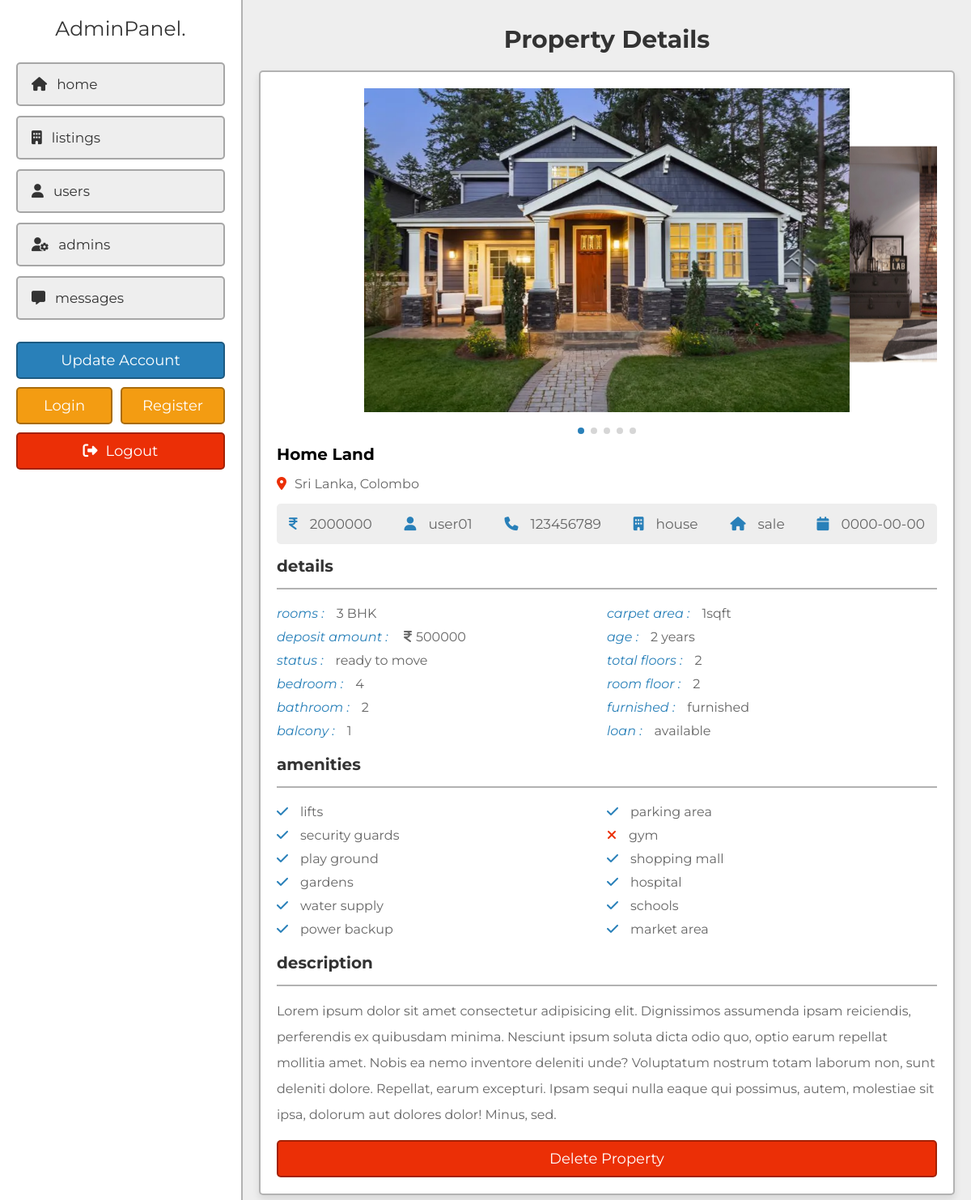
Screenshot of /admin/view_property.php?get_id=1 (signed in) with the database file from the repository.
### tables this page shows
CREATE TABLE IF NOT EXISTS `property` (
  `id` int NOT NULL AUTO_INCREMENT,
  `user_id` varchar(20) NOT NULL,
  `property_name` varchar(50) NOT NULL,
  `address` varchar(100) NOT NULL,
  `price` varchar(10) NOT NULL,
  `type` varchar(10) NOT NULL,
  `offer` varchar(10) NOT NULL,
  `status` varchar(50) NOT NULL,
  `furnished` varchar(50) NOT NULL,
  `bhk` varchar(10) NOT NULL,
  `deposite` varchar(10) NOT NULL,
  `bedroom` varchar(10) NOT NULL,
  `bathroom` varchar(10) NOT NULL,
  `balcony` varchar(10) NOT NULL,
  `carpet` varchar(10) NOT NULL,
  `age` varchar(2) NOT NULL,
  `total_floors` varchar(2) NOT NULL,
  `room_floor` varchar(2) NOT NULL,
  `loan` varchar(50) NOT NULL,
  `lift` varchar(3) NOT NULL DEFAULT 'no',
  `security_guard` varchar(3) NOT NULL DEFAULT 'no',
  `play_ground` varchar(3) NOT NULL DEFAULT 'no',
  `garden` varchar(3) NOT NULL DEFAULT 'no',
  `water_supply` varchar(3) NOT NULL DEFAULT 'no',
  `power_backup` varchar(3) NOT NULL DEFAULT 'no',
  `parking_area` varchar(3) NOT NULL DEFAULT 'no',
  `gym` varchar(3) NOT NULL DEFAULT 'no',
  `shopping_mall` varchar(3) NOT NULL DEFAULT 'no',
  `hospital` varchar(3) NOT NULL DEFAULT 'no',
  `school` varchar(3) NOT NULL DEFAULT 'no',
  `market_area` varchar(3) NOT NULL DEFAULT 'no',
  `image_01` varchar(50) NOT NULL,
  `image_02` varchar(50) NOT NULL,
  `image_03` varchar(50) NOT NULL,
  `image_04` varchar(50) NOT NULL,
  `image_05` varchar(50) NOT NULL,
  `description` varchar(1000) NOT NULL,
  `date` date NOT NULL,
  PRIMARY KEY (`id`)
);

CREATE TABLE IF NOT EXISTS `users` (
  `id` int NOT NULL AUTO_INCREMENT,
  `name` varchar(50) NOT NULL,
  `number` varchar(10) NOT NULL,
  `email` varchar(50) NOT NULL,
  `password` varchar(50) NOT NULL,
  PRIMARY KEY (`id`)
);

### admin/view_property.php (the view, shortened to what this page needs)
<?php
include '../components/connect.php';
if(isset($_GET['get_id'])){
   $get_id = $_GET['get_id'];
}else{
   $get_id = '';
   header('location:dashboard.php');
}
?>
<!DOCTYPE html>
<html lang="en">
<head>
   <link rel="stylesheet" href="https://cdn.jsdelivr.net/npm/swiper@8/swiper-bundle.min.css" />
   <link rel="stylesheet" href="https://cdnjs.cloudflare.com/ajax/libs/font-awesome/6.2.0/css/all.min.css">
   <link rel="stylesheet" href="../css/admin_style.css">
</head>
<body>
<?php include '../components/admin_header.php'; ?>
<section class="view-property">
   <h1 class="heading">property details</h1>
   <?php
      $select_properties = $conn->prepare("SELECT * FROM `property` WHERE id = ? ORDER BY date DESC LIMIT 1");
      $select_properties->execute([$get_id]);
      if($select_properties->rowCount() > 0){
         while($fetch_property = $select_properties->fetch(PDO::FETCH_ASSOC)){
         $select_user = $conn->prepare("SELECT * FROM `users` WHERE id = ?");
         $select_user->execute([$fetch_property['user_id']]);
         $fetch_user = $select_user->fetch(PDO::FETCH_ASSOC);
   ?>
   <div class="details">
     <div class="swiper images-container">
         <div class="swiper-wrapper">
            <img src="../uploaded_files/<?= $fetch_property['image_01']; ?>" alt="" class="swiper-slide">
            <?php if(!empty($fetch_property['image_02'])){ ?>
            <img src="../uploaded_files/<?= $fetch_property['image_02']; ?>" alt="" class="swiper-slide">
            <?php } ?>
            <?php if(!empty($fetch_property['image_05'])){ ?>
            <img src="../uploaded_files/<?= $fetch_property['image_05']; ?>" alt="" class="swiper-slide">
            <?php } ?>
         </div>
         <div class="swiper-pagination"></div>
     </div>
      <h3 class="name"><?= $fetch_property['property_name']; ?></h3>
      <p class="location"><i class="fas fa-map-marker-alt"></i><span><?= $fetch_property['address']; ?></span></p>
      <div class="info">
         <p><i class="fas fa-indian-rupee-sign"></i><span><?= $fetch_property['price']; ?></span></p>
         <p><i class="fas fa-user"></i><span><?= $fetch_user['name']; ?></span></p>
         <p><i class="fas fa-phone"></i><a href="tel:1234567890"><?= $fetch_user['number']; ?></a></p>
         <p><i class="fas fa-building"></i><span><?= $fetch_property['type']; ?></span></p>
         <p><i class="fas fa-house"></i><span><?= $fetch_property['offer']; ?></span></p>
         <p><i class="fas fa-calendar"></i><span><?= $fetch_property['date']; ?></span></p>
      </div>
      <h3 class="title">details</h3>
      <div class="flex">
         <div class="box">
            <p><i>rooms :</i><span><?= $fetch_property['bhk']; ?> BHK</span></p>
            <p><i>deposit amount : </i><span><span class="fas fa-indian-rupee-sign" style="margin-right: .5rem;"></span><?= $fetch_property['deposite']; ?></span></p>
            <p><i>status :</i><span><?= $fetch_property['status']; ?></span></p>
            <p><i>bedroom :</i><span><?= $fetch_property['bedroom']; ?></span></p>
            <p><i>bathroom :</i><span><?= $fetch_property['bathroom']; ?></span></p>
            <p><i>balcony :</i><span><?= $fetch_property['balcony']; ?></span></p>
         </div>
         <div class="box">
            <p><i>carpet area :</i><span><?= $fetch_property['carpet']; ?>sqft</span></p>
            <p><i>age :</i><span><?= $fetch_property['age']; ?> years</span></p>
            <p><i>total floors :</i><span><?= $fetch_property['total_floors']; ?></span></p>
            <p><i>room floor :</i><span><?= $fetch_property['room_floor']; ?></span></p>
            <p><i>furnished :</i><span><?= $fetch_property['furnished']; ?></span></p>
            <p><i>loan :</i><span><?= $fetch_property['loan']; ?></span></p>
         </div>
      </div>
      <h3 class="title">amenities</h3>
      <div class="flex">
         <div class="box">
            <p><i class="fas fa-<?php if($fetch_property['lift'] == 'yes'){echo 'check';}else{echo 'times';} ?>"></i><span>lifts</span></p>
            <p><i class="fas fa-<?php if($fetch_property['security_guard'] == 'yes'){echo 'check';}else{echo 'times';} ?>"></i><span>security guards</span></p>
            <p><i class="fas fa-<?php if($fetch_property['play_ground'] == 'yes'){echo 'check';}else{echo 'times';} ?>"></i><span>play ground</span></p>
            <p><i class="fas fa-<?php if($fetch_property['garden'] == 'yes'){echo 'check';}else{echo 'times';} ?>"></i><span>gardens</span></p>
            <p><i class="fas fa-<?php if($fetch_property['water_supply'] == 'yes'){echo 'check';}else{echo 'times';} ?>"></i><span>water supply</span></p>
            <p><i class="fas fa-<?php if($fetch_property['power_backup'] == 'yes'){echo 'check';}else{echo 'times';} ?>"></i><span>power backup</span></p>
         </div>
         <div class="box">
            <p><i class="fas fa-<?php if($fetch_property['parking_area'] == 'yes'){echo 'check';}else{echo 'times';} ?>"></i><span>parking area</span></p>
            <p><i class="fas fa-<?php if($fetch_property['gym'] == 'yes'){echo 'check';}else{echo 'times';} ?>"></i><span>gym</span></p>
            <p><i class="fas fa-<?php if($fetch_property['shopping_mall'] == 'yes'){echo 'check';}else{echo 'times';} ?>"></i><span>shopping mall</span></p>
            <p><i class="fas fa-<?php if($fetch_property['hospital'] == 'yes'){echo 'check';}else{echo 'times';} ?>"></i><span>hospital</span></p>
            <p><i class="fas fa-<?php if($fetch_property['school'] == 'yes'){echo 'check';}else{echo 'times';} ?>"></i><span>schools</span></p>
            <p><i class="fas fa-<?php if($fetch_property['market_area'] == 'yes'){echo 'check';}else{echo 'times';} ?>"></i><span>market area</span></p>
         </div>
      </div>
      <h3 class="title">description</h3>
      <p class="description"><?= $fetch_property['description']; ?></p>
      <form action="" method="post" class="flex-btn">
         <input type="submit" value="delete property" name="delete" class="delete-btn" onclick="return confirm('delete this listing?');">
      </form>
   </div>
   <?php
      }
   }else{
      echo '<p class="empty">property not found! <a href="listings.php" style="margin-top:1.5rem;" class="option-btn">go to listings</a></p>';
   }
   ?>
</section>
</body>
</html>

### css/admin_style.css (style rules this page uses)
:root { --main-color:#2980b9; --orange:#f39c12; --red:#eb2f06; --light-color:#666; --light-bg:#eee; --white:#fff; --black:#333; --box-shadow:0 .5rem 1rem rgba(0,0,0,0.1); --border:.2rem solid rgba(0,0,0,.3); }
* { font-family: 'Montserrat', sans-serif; margin: 0; padding: 0; box-sizing: border-box; outline: none; border: none; text-decoration: none; }
html { font-size: 62.5%; overflow-x: hidden; scroll-behavior: smooth; scroll-padding-top: 5rem; }
body { background-color: var(--light-bg); padding-left: 30rem; }
section { padding: 3rem 2rem; max-width: 1200px; margin: 0 auto; }
.heading { margin-bottom: 2rem; text-align: center; text-transform: capitalize; color: var(--black); font-size: 3rem; }
.flex-btn { display: flex; column-gap: 1rem; justify-content: space-between; align-items: flex-end; }
.inline-btn, .inline-option-btn, .inline-delete-btn, .btn, .delete-btn, .option-btn { cursor: pointer; padding: 1rem 2.5rem; font-size: 1.8rem; color: var(--white); text-align: center; text-transform: capitalize; margin-top: 1rem; border-radius: .5rem; border: var(--border); }
.btn, .delete-btn, .option-btn { display: block; width: 100%; }
.delete-btn { background-color: var(--red); }
.view-property .details { background-color: var(--white); box-shadow: var(--box-shadow); border: var(--border); padding: 2rem; border-radius: .5rem; overflow-x: hidden; }
.view-property .details .images-container img { height: 40rem; object-fit: cover; width: 60rem; margin-bottom: 3rem; }
.swiper-pagination-bullets.swiper-pagination-horizontal { bottom: 0; }
.view-property .details .name { font-size: 2rem; text-overflow: ellipsis; overflow-x: hidden; margin-bottom: .5rem; padding-top: 1rem; }
.view-property .details .location { padding-top: 1rem; font-size: 1.6rem; color: var(--light-color); }
.view-property .details .location i { margin-right: 1rem; color: var(--red); }
.view-property .details .info { display: flex; background-color: var(--light-bg); padding: 1.5rem; margin: 1.5rem 0; justify-content: space-between; align-items: center; flex-wrap: wrap; gap: 2rem; border-radius: .5rem; }
.view-property .details .info p { font-size: 1.7rem; }
.view-property .details .info p span, .view-property .details .info p a { color: var(--light-color); }
.view-property .details .info p i { margin-right: 1.5rem; color: var(--main-color); }
.view-property .details .title { font-size: 2rem; color: var(--black); padding-bottom: 1.5rem; border-bottom: var(--border); }
.view-property .details .flex { margin: 1.5rem 0; display: flex; justify-content: space-between; flex-wrap: wrap; }
.view-property .details .flex .box { flex: 1 1 40rem; }
.view-property .details .flex .box p { padding: .5rem 0; font-size: 1.6rem; color: var(--light-color); }
.view-property .details .flex .box i { color: var(--main-color); margin-right: 1.5rem; }
.view-property .details .flex .box .fa-times { color: var(--red); }
.view-property .details .description { padding-top: 1rem; margin: .5rem 0; margin-top: .5rem; font-size: 1.6rem; color: var(--light-color); line-height: 2; }

### rows the page displays
property: image_01 (picture), image_02 (picture), image_05 (picture), property_name "Home Land", address "Sri Lanka, Colombo", price "2000000", user.name "user01", user.number "123456789", type "house", offer "sale", date "0000-00-00", bhk "3", deposite "500000", status "ready to move", bedroom "4", bathroom "2", balcony "1", carpet "1", age "2", total_floors "2", room_floor "2", furnished "furnished", loan "available", description "Lorem ipsum dolor sit amet consectetur adipisicing elit. Dignissimos assumenda ipsam reiciendis, perferendis ex quibusdam minima. Nesciunt ipsum soluta dicta odio quo, optio earum repellat mollitia amet. Nobis ea nemo inventore deleniti unde? Voluptatum nostrum totam laborum non, sunt deleniti dolore. Repellat, earum excepturi. Ipsam sequi nulla eaque qui possimus, autem, molestiae sit ipsa, dolorum aut dolores dolor! Minus, sed."
